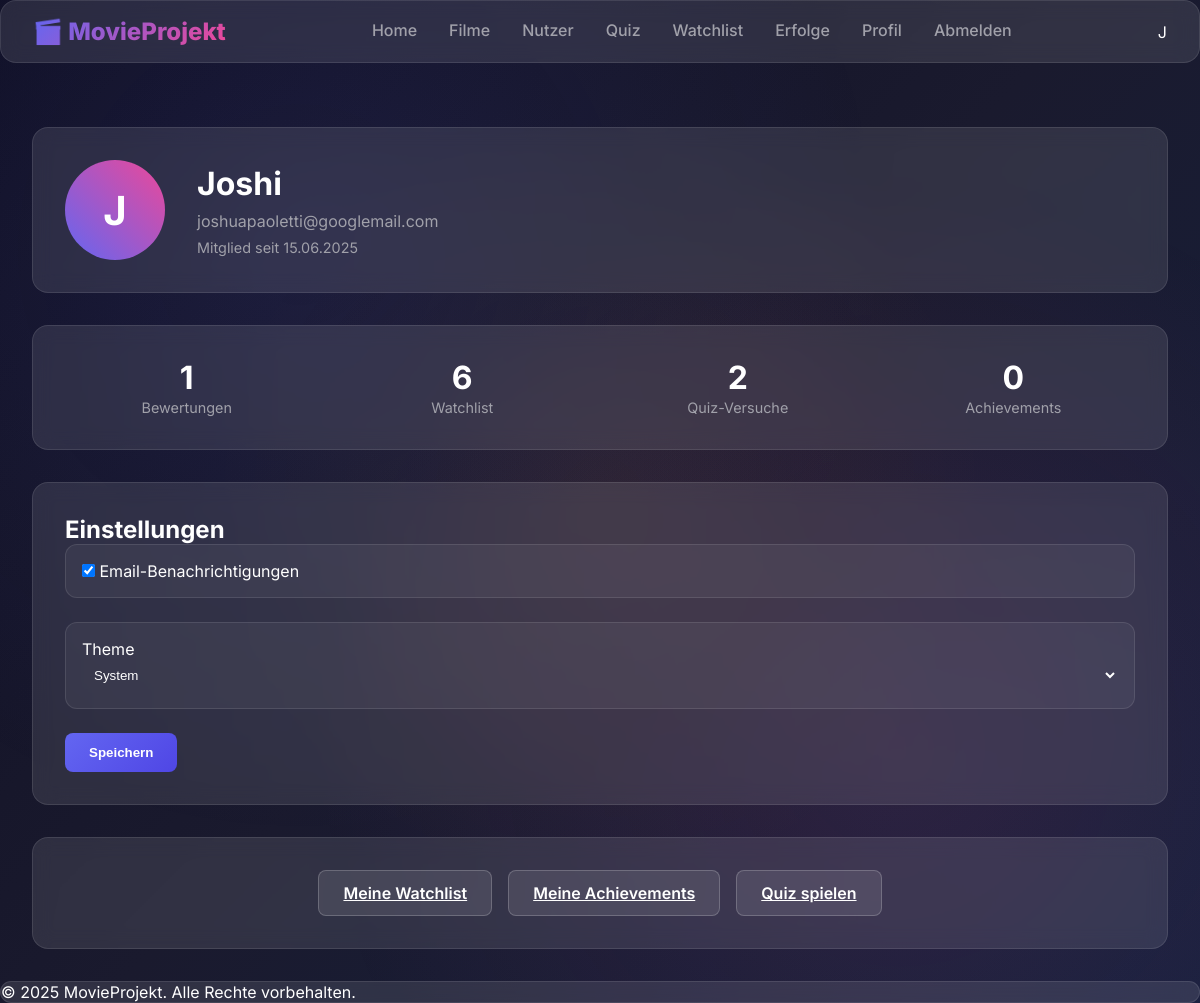
Screenshot of /profile (signed in) with the database file from the repository.
### data_models.py (models this page shows, shortened)
class User(UserMixin, Base):
    __tablename__ = 'users'
    id = Column(Integer, primary_key=True)
    name = Column(String)  # Für Abwärtskompatibilität
    username = Column(String, unique=True)
    email = Column(String, unique=True)
    password_hash = Column(String)
    theme = Column(String, default='system')
    email_notifications = Column(Boolean, default=True)
    favorite_movie_id = Column(Integer, ForeignKey('movies.id'))
    created_at = Column(DateTime, default=datetime.utcnow)
    favorite_movie = relationship("Movie", foreign_keys=[favorite_movie_id])
    reviews = relationship("Review", back_populates="user")
    watchlist_items = relationship("WatchlistItem", back_populates="user")
    quiz_attempts = relationship("QuizAttempt", back_populates="user")
    achievements = relationship("Achievement", secondary="user_achievements", back_populates="users", overlaps="achievements")
    suggested_questions = relationship("SuggestedQuestion", back_populates="user")
    user_movies = relationship("UserMovie", back_populates="user")
    @property
    def is_authenticated(self):
        return True

### app.py (the view)
@app.route('/profile')
@login_required
def profile():
    with data_manager.SessionFactory() as session:
        user = session.get(User, current_user.id, options=[
            joinedload(User.reviews),
            joinedload(User.watchlist_items),
            joinedload(User.quiz_attempts),
            joinedload(User.achievements)
        ])
        if not user:
            flash('Benutzer nicht gefunden.', 'error')
            return redirect(url_for('home'))
        if not user.reviews:
            user.reviews = []
        if not user.watchlist_items:
            user.watchlist_items = []
        if not user.quiz_attempts:
            user.quiz_attempts = []
        if not user.achievements:
            user.achievements = []
        with data_manager.SessionFactory() as session:
            from sqlalchemy import func
            user.reviews_count = len(user.reviews)
            user.watchlist_count = len(user.watchlist_items)
            user.quiz_attempts_count = len(user.quiz_attempts)
            user.achievements_count = len(user.achievements)
        user_stats = {
            'reviews_count': len(user.reviews),
            'watchlist_count': len(user.watchlist_items),
            'quiz_attempts': len(user.quiz_attempts),
            'achievements_count': len(user.achievements),
            'avg_rating': session.query(func.avg(Review.rating)).filter_by(user_id=user.id).scalar() or 0
        }
        return render_template('profile.html',
                            user=user,
                            user_stats=user_stats,  # Füge user_stats zum Template-Kontext hinzu
                            stats=stats if 'stats' in locals() else None)  # Optional: behalte stats für Abwärtskompatibilität

### services/auth_service.py (called while the page is built)
def init_login_manager(app):
    login_manager = LoginManager()
    login_manager.init_app(app)
    login_manager.login_view = 'login'  # Name der Login-Route
    login_manager.login_message = 'Bitte melden Sie sich an, um diese Seite zu sehen.'
    login_manager.login_message_category = 'info'
    @login_manager.user_loader
    def load_user(user_id):
        from data_models import User
        from datamanager.sqlite_data_manager import SQliteDataManager
        data_manager = SQliteDataManager("sqlite:///movie_app.db")
        with data_manager.SessionFactory() as session:
            return session.query(User).get(int(user_id))
    return login_manager

### templates/profile.html (shortened to what this page needs)
{% extends "base.html" %}
{% block content %}
<div class="profile-container fade-in">
    <div class="profile-header glass-card">
        <div class="profile-avatar">
            <span class="avatar-text">{{ current_user.username[0]|upper }}</span>
        </div>
        <div class="profile-info">
            <h1>{{ current_user.username }}</h1>
            <p class="email">{{ current_user.email }}</p>
            <p class="member-since">Mitglied seit {{ current_user.created_at.strftime('%d.%m.%Y') }}</p>
        </div>
    </div>
    <div class="profile-stats glass-card">
        <div class="stat-grid">
            <div class="stat-item">
                <span class="stat-value">{{ user_stats.reviews_count }}</span>
                <span class="stat-label">Bewertungen</span>
            </div>
            <div class="stat-item">
                <span class="stat-value">{{ user_stats.watchlist_count }}</span>
                <span class="stat-label">Watchlist</span>
            </div>
            <div class="stat-item">
                <span class="stat-value">{{ user_stats.quiz_attempts }}</span>
                <span class="stat-label">Quiz-Versuche</span>
            </div>
            <div class="stat-item">
                <span class="stat-value">{{ user_stats.achievements_count }}</span>
                <span class="stat-label">Achievements</span>
            </div>
        </div>
    </div>
    <div class="settings-section">
        <div class="preferences glass-card">
            <h2>Einstellungen</h2>
            <form method="POST" action="{{ url_for('update_settings') }}" class="preferences-form">
                <div class="form-group glass-card-inner">
                    <label>
                        <input type="checkbox" name="email_notifications"
                               {% if current_user.email_notifications %}checked{% endif %}>
                        Email-Benachrichtigungen
                    </label>
                </div>
                <div class="form-group glass-card-inner">
                    <label>Theme</label>
                    <select name="theme" class="form-input">
                        <option value="system" {% if current_user.theme == 'system' %}selected{% endif %}>
                            System
                        </option>
                    </select>
                </div>
                <button type="submit" class="btn-primary">Speichern</button>
            </form>
        </div>
    </div>
    <div class="profile-actions glass-card">
        <div class="action-links">
            <a href="{{ url_for('watchlist') }}" class="btn-secondary">Meine Watchlist</a>
            <a href="{{ url_for('achievements') }}" class="btn-secondary">Meine Achievements</a>
            <a href="{{ url_for('quiz_home') }}" class="btn-secondary">Quiz spielen</a>
        </div>
    </div>
</div>
{% endblock %}

### templates/base.html (shortened to what this page needs)
<!DOCTYPE html>
<html lang="de">
<head>
    <link rel="stylesheet" href="{{ url_for('static', filename='styles.css') }}">
</head>
<body>
    <div class="animated-background"></div>
    <nav class="main-nav glass-card">
        <div class="nav-brand">
            <a href="/" class="gradient-text">🎬 MovieProjekt</a>
        </div>
        <div class="nav-links">
            <a href="{{ url_for('home') }}" class="nav-link">Home</a>
            <a href="{{ url_for('list_movies') }}" class="nav-link">Filme</a>
            <a href="{{ url_for('list_users') }}" class="nav-link">Nutzer</a>
            <a href="{{ url_for('quiz_home') }}" class="nav-link">Quiz</a>
            {% if current_user.is_authenticated %}
                <a href="{{ url_for('watchlist') }}" class="nav-link">Watchlist</a>
                <a href="{{ url_for('achievements') }}" class="nav-link">Erfolge</a>
                <a href="{{ url_for('profile') }}" class="nav-link">Profil</a>
                <a href="{{ url_for('logout') }}" class="nav-link">Abmelden</a>
            {% else %}
                <a href="{{ url_for('login') }}" class="nav-link">Anmelden</a>
                <a href="{{ url_for('register') }}" class="nav-link">Registrieren</a>
            {% endif %}
        </div>
        {% if current_user.is_authenticated %}
        <div class="user-profile">
            <div class="user-avatar">{{ current_user.username[0]|upper }}</div>
        </div>
        {% endif %}
    </nav>
    <main class="content-container">
        {% block content %}{% endblock %}
    </main>
    <footer class="main-footer glass-card">
        <p>&copy; 2025 MovieProjekt. Alle Rechte vorbehalten.</p>
    </footer>
</body>
</html>

### static/styles.css (style rules this page uses)
:root { --primary: #6366f1; --primary-dark: #4f46e5; --primary-light: #818cf8; --secondary: #ec4899; --accent: #f59e0b; --bg-primary: #0f0f23; --bg-secondary: #1a1a2e; --bg-tertiary: #16213e; --bg-card: rgba(255, 255, 255, 0.05); --bg-glass: rgba(255, 255, 255, 0.1); --bg-modal: rgba(15, 15, 35, 0.95); --text-primary: #ffffff; --text-secondary: #a1a1aa; --text-muted: #71717a; --success: #10b981; --warning: #f59e0b; --error: #ef4444; --info: #3b82f6; --shadow-sm: 0 1px 2px rgba(0, 0, 0, 0.05); --shadow-md: 0 4px 6px -1px rgba(0, 0, 0, 0.1); --shadow-lg: 0 10px 15px -3px rgba(0, 0, 0, 0.1); --shadow-xl: 0 20px 25px -5px rgba(0, 0, 0, 0.1); --shadow-neon: 0 0 20px rgba(99, 102, 241, 0.5); --transition-fast: 0.15s ease; --transition-normal: 0.3s ease; --transition-slow: 0.5s ease; }
* { margin: 0; padding: 0; box-sizing: border-box; }
body { font-family: 'Inter', 'Segoe UI', sans-serif; background: linear-gradient(135deg, var(--bg-primary) 0%, var(--bg-secondary) 50%, var(--bg-tertiary) 100%); color: var(--text-primary); min-height: 100vh; overflow-x: hidden; }
.animated-background { position: fixed; top: 0; left: 0; width: 100%; height: 100%; z-index: -1; background: radial-gradient(circle at 25% 25%, rgba(99, 102, 241, 0.1) 0%, transparent 50%), radial-gradient(circle at 75% 75%, rgba(236, 72, 153, 0.1) 0%, transparent 50%), radial-gradient(circle at 50% 50%, rgba(245, 158, 11, 0.05) 0%, transparent 50%); animation: bgFloat 20s ease-in-out infinite; }
.glass-card { background: var(--bg-glass); backdrop-filter: blur(10px); border: 1px solid rgba(255, 255, 255, 0.1); border-radius: 16px; transition: var(--transition-normal); }
.glass-card-inner { background: var(--bg-card); border-radius: 12px; border: 1px solid rgba(255, 255, 255, 0.1); padding: 1rem; }
.main-nav { position: sticky; top: 0; z-index: 100; padding: 1rem 2rem; margin-bottom: 2rem; display: flex; justify-content: space-between; align-items: center; }
.nav-brand { font-size: 1.5rem; font-weight: 800; }
.gradient-text { background: linear-gradient(135deg, var(--primary), var(--secondary)); -webkit-background-clip: text; -webkit-text-fill-color: transparent; text-decoration: none; }
.nav-links { display: flex; gap: 2rem; }
.nav-link { color: var(--text-secondary); text-decoration: none; font-weight: 500; transition: var(--transition-normal); position: relative; padding-bottom: 0.25rem; }
.nav-link::after { content: ''; position: absolute; bottom: 0; left: 0; width: 0; height: 2px; background: var(--primary); transition: var(--transition-normal); }
.btn-primary { background: linear-gradient(135deg, var(--primary), var(--primary-dark)); color: white; border: none; padding: 0.75rem 1.5rem; border-radius: 8px; font-weight: 600; cursor: pointer; transition: var(--transition-normal); }
.btn-secondary { background: var(--bg-glass); color: var(--text-primary); border: 1px solid rgba(255, 255, 255, 0.2); padding: 0.75rem 1.5rem; border-radius: 8px; font-weight: 600; cursor: pointer; transition: var(--transition-normal); }
.form-group { margin-bottom: 1.5rem; }
.form-input { width: 100%; padding: 0.75rem 1rem; border: none; border-radius: 8px; background: var(--bg-glass); color: var(--text-primary); transition: var(--transition-normal); }
.profile-container { max-width: 800px; margin: 2rem auto; padding: 0 2rem; }
.profile-header { display: flex; align-items: center; gap: 2rem; padding: 2rem; }
.profile-avatar { width: 100px; height: 100px; border-radius: 50%; background: linear-gradient(135deg, var(--primary), var(--secondary)); display: flex; align-items: center; justify-content: center; font-size: 2.5rem; color: white; font-weight: bold; }

### rows the page displays
User: username "J", username "Joshi", email "joshuapaoletti@googlemail.com", created_at "15.06.2025", email_notifications "☑", theme "System"

### other values shown
{{ user_stats.reviews_count }} "1"
{{ user_stats.watchlist_count }} "6"
{{ user_stats.quiz_attempts }} "2"
{{ user_stats.achievements_count }} "0"
